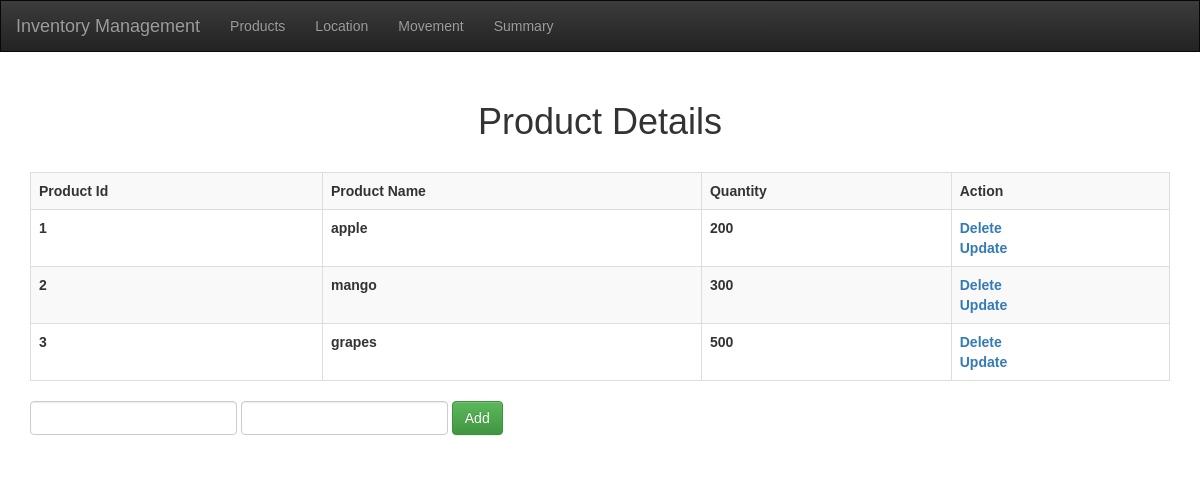
/product, run on the app's committed database.
### app.py (models this page shows, shortened)
class Product(db.Model):
    product_id = db.Column(db.Integer, primary_key=True)
    product_name = db.Column(db.String, nullable=False)
    Quantity = db.Column(db.Integer , default=0)
    unallocted = db.Column(db.Integer)

### app.py (the view)
@app.route("/product", methods=['POST','GET'])
def index():
    msg=None
    if request.method=='POST' and request.form['productname'] not in [None , '' , ' '] and request.form['quant'] not in [None , '' , ' ']:
        name =  request.form['productname']
        qant = request.form['quant']
        new_product = Product(product_name = name, Quantity = qant,unallocted=qant )
        try:
            db.session.add(new_product)
            db.session.commit()
            return redirect('/product')
        except sqlite3.Error as e:
            print("=== ", e)
            return 'There is some issue in adding new product. '
    elif request.method=='POST' and (request.form['productname'] in [None , '' , ' '] or request.form['quant'] in [None , '' , ' ']):
        tasks = Product.query.order_by(Product.product_id).all()
        msg="Fields are required !!!"
        return render_template('index.html', tasks=tasks,msg=msg)
    else:
        tasks = Product.query.order_by(Product.product_id).all()
        return render_template('index.html', tasks=tasks)

### template/index.html (shortened to what this page needs)
{% extends 'base.html'%}
{% block body %}
<div class="container">
    <h1 class="headerStyle" >Product Details</h1>
    {% if tasks|length < 1 %}
      <h4 class="headerStyle">There is no product. Add one below! </h4>
    {% else %}
     <table class="table table-striped table-bordered">
       <tr>
          <th>
              Product Id
            </th>
            <th>
              Product Name
            </th>
            <th>
                Quantity
              </th>
            <th>
              Action
            </th>
       </tr>
       {% for task in tasks %}
       <tr>
         <th>
           {{task.product_id}}</th>
         <th>{{task.product_name}}</th>
         <th>{{task.Quantity}}</th>
         <th>
           <a href="/product/delprod/{{task.product_id}}"> Delete </a>
            <br>
           <a href="/product/updateprod/{{task.product_id}}"> Update </a>
         </th>
       </tr>
       {% endfor %}
     </table>
  {% endif %}
     <form class="form-inline" action="/product" method="POST">
        <div class="form-group">
          <input class="form-control" type="text" name="productname">
        </div>
        <div class="form-group">
            <input class="form-control" type="number" name="quant">
          </div>
        <div class="form-group">
           <input type="submit" class="btn btn-success" value="Add">
        </div>
     </form>
  </div>
{% endblock %}

### static/css/main.css (style rules this page uses)
body { margin: 0; font-family: sans-serif; }
.headerStyle { text-align: center; margin: 30px; }

### data on the page
Product: product_id "1", product_name "apple", Quantity "200"
Product: product_id "2", product_name "mango", Quantity "300"
Product: product_id "3", product_name "grapes", Quantity "500"
